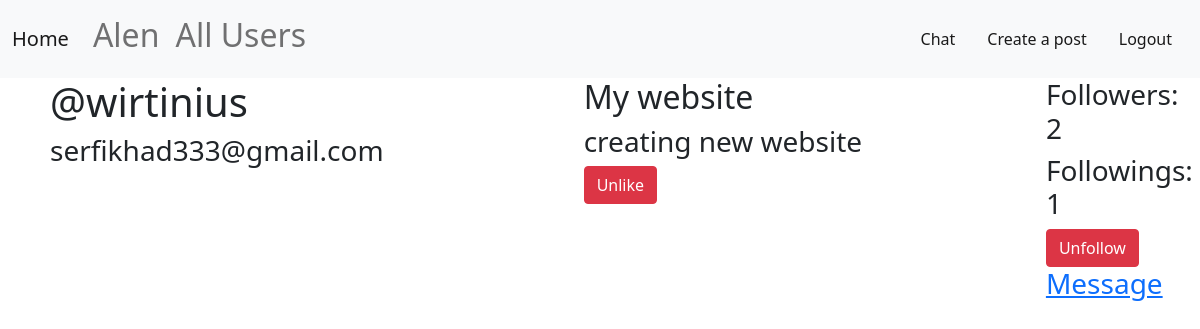
Page /user-post/2 (signed in) on the committed database.
### SocialMedia/models.py (models this page shows, shortened)
class User(AbstractUser):
    first_name = models.CharField(max_length=30)
    second_name = models.CharField(max_length=30)
    bio_info = models.TextField(null=True, blank=True)
    follower = models.ManyToManyField('self', symmetrical=False, related_name='user_follower', null=True)
    following = models.ManyToManyField('self', symmetrical=False, related_name='user_following', null=True)

class Post(models.Model):
    user = models.ForeignKey(User, on_delete=models.CASCADE)
    post_name = models.CharField(max_length=30)
    post_description = models.TextField()

### SocialMedia/views.py (the view)
# urls.py: path("user-post/<str:pk>", UserPost, name="user-post"),
@login_required(login_url='login')
def UserPost(request, pk):
    is_followed = False
    user = User.objects.get(id=pk)
    posts = user.post_set.all()
    for follower in user.follower.all():
        if follower == request.user:
            is_followed = True
    context = {
        'posts': posts,
        'user_post': user,
        'is_followed': is_followed,
        }
    return render(request, "SocialMedia/user/posts_user.html", context=context)

### SocialMedia/templates/SocialMedia/user/posts_user.html (shortened to what this page needs)
{% extends 'SocialMedia/base.html' %}
{% block content %}
<div class="profile">
    <div class="user-profile">
        <h1>@{{user_post.username}}</h1>
        <h3>{{user_post.email}}</h3>
    </div>
    <div class="posts">
        {% for post in posts %}
            <h2>{{post.post_name}}</h2>
            <h3>{{post.post_description}}</h3>
            {% if request.user.id != user_post.id %}
                {% if not user.user_reaction.exists %}
                    <button type="button" class="btn btn-info" onclick="window.location.href='{% url 'like' post.id %}'" >Like</button>
                {% else %}
                    <button type="button" class="btn btn-danger" onclick="window.location.href='{% url 'unlike' post.id %}'" >Unlike</button>
                {% endif %}
            {% endif %}
        {% endfor %}
    </div>
    <div>
        <h3>Followers: {{user_post.follower.all.count}}</h3>
        <h3>Followings: {{user_post.following.all.count}}</h3>
        {% if request.user.id != user_post.id %}
            {% if not is_followed %}
                    <button type="button" class="btn btn-primary" onclick="window.location.href='{% url 'follow' user_post.id %}'" >Follow</button>
            {% else %}
                <button type="button" class="btn btn-danger" onclick="window.location.href='{% url 'unfollow' user_post.id %}'" >Unfollow</button>
            {% endif %}
        {% endif %}
        {% if request.user.id != user_post.id %}
            <h3><a href="{% url 'chat' user_post.id %}">Message</a></h3>
        {% endif %}
    </div>
</div>
{% endblock %}

### SocialMedia/templates/SocialMedia/includes/navbar.html (shortened to what this page needs)
<nav class="navbar navbar-expand-lg navbar-light bg-light">
    <div class="container-fluid">
      <a class="navbar-brand" href="{% url 'home' %}">Home</a>
      <div class="collapse navbar-collapse" id="navbarText">
        <ul class="navbar-nav me-auto mb-2 mb-lg-0">
            {% if user.is_authenticated %}
                <li class="nav-item active">
                    <a class="nav-link" href="{% url 'user-post' user.id %}"><h2>{{user.username}}</h2></a>
                </li>
            {% endif %}
            <li class="nav-item active">
                <a class="nav-link" href="{% url 'all-users' %}"><h2>All Users</h2></a>
            </li>
        </ul>
        <span class="navbar-text">
            <a href="#" class="nav-link">Chat</a>
        </span>
        {% if user.is_authenticated %}
            <span class="navbar-text">
                <a href="{% url 'post-form' %}" class="nav-link">Create a post</a>
            </span>
            <span class="navbar-text">
                <a href="{% url 'logout' %}" class="nav-link">Logout</a>
            </span>
        {% endif %}
      </div>
    </div>
  </nav>

### SocialMedia/templates/SocialMedia/user/posts_user.html (style rules this page uses)
.profile { display: grid; grid-template-columns: 1fr 3fr 1fr; }
.user-profile { padding: 0 200px 0 50px; }

### rows in the picture
User: username "Alen"
User: username "wirtinius", email "serfikhad333@gmail.com", follower.all.count "2", following.all.count "1"
Post: post_name "My website", post_description "creating new website"
